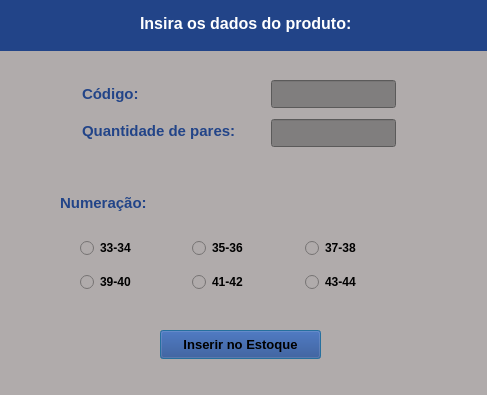
<?xml version="1.0" encoding="UTF-8"?>
<ui version="4.0">
 <class>inserir_produtos</class>
 <widget class="QDialog" name="inserir_produtos">
  <property name="geometry">
   <rect>
    <x>0</x>
    <y>0</y>
    <width>487</width>
    <height>395</height>
   </rect>
  </property>
  <property name="minimumSize">
   <size>
    <width>487</width>
    <height>395</height>
   </size>
  </property>
  <property name="maximumSize">
   <size>
    <width>487</width>
    <height>395</height>
   </size>
  </property>
  <property name="windowTitle">
   <string>Inserir Produtos no Estoque</string>
  </property>
  <property name="styleSheet">
   <string notr="true">background-color:#b0abab</string>
  </property>
  <widget class="QLabel" name="label_cod_inseprod">
   <property name="geometry">
    <rect>
     <x>82</x>
     <y>82</y>
     <width>180</width>
     <height>24</height>
    </rect>
   </property>
   <property name="font">
    <font>
     <pointsize>11</pointsize>
     <bold>true</bold>
    </font>
   </property>
   <property name="styleSheet">
    <string notr="true">color: #248;</string>
   </property>
   <property name="text">
    <string>Código:</string>
   </property>
  </widget>
  <widget class="QLineEdit" name="line_cod_inserprod">
   <property name="geometry">
    <rect>
     <x>271</x>
     <y>80</y>
     <width>125</width>
     <height>28</height>
    </rect>
   </property>
   <property name="styleSheet">
    <string notr="true">background:#807e7e</string>
   </property>
  </widget>
  <widget class="QLabel" name="label_qtdpares_insprod">
   <property name="geometry">
    <rect>
     <x>82</x>
     <y>119</y>
     <width>182</width>
     <height>24</height>
    </rect>
   </property>
   <property name="font">
    <font>
     <pointsize>11</pointsize>
     <bold>true</bold>
    </font>
   </property>
   <property name="styleSheet">
    <string notr="true">color: #248;</string>
   </property>
   <property name="text">
    <string>Quantidade de pares:</string>
   </property>
  </widget>
  <widget class="QLineEdit" name="line_qtdpares_inseprod">
   <property name="geometry">
    <rect>
     <x>271</x>
     <y>119</y>
     <width>125</width>
     <height>28</height>
    </rect>
   </property>
   <property name="styleSheet">
    <string notr="true">background:#807e7e</string>
   </property>
  </widget>
  <widget class="QPushButton" name="btn_insere_estoque">
   <property name="geometry">
    <rect>
     <x>160</x>
     <y>330</y>
     <width>161</width>
     <height>29</height>
    </rect>
   </property>
   <property name="font">
    <font>
     <pointsize>10</pointsize>
     <bold>true</bold>
    </font>
   </property>
   <property name="styleSheet">
    <string notr="true">background-color: #248;
</string>
   </property>
   <property name="text">
    <string>Inserir no Estoque</string>
   </property>
  </widget>
  <widget class="QWidget" name="widget_2" native="true">
   <property name="geometry">
    <rect>
     <x>0</x>
     <y>-10</y>
     <width>491</width>
     <height>61</height>
    </rect>
   </property>
   <property name="styleSheet">
    <string notr="true">background:#248; 
color: #ffffff;</string>
   </property>
   <widget class="QLabel" name="label_insira_prod_estoque">
    <property name="geometry">
     <rect>
      <x>140</x>
      <y>20</y>
      <width>281</width>
      <height>27</height>
     </rect>
    </property>
    <property name="font">
     <font>
      <pointsize>12</pointsize>
      <bold>true</bold>
     </font>
    </property>
    <property name="styleSheet">
     <string notr="true">color: #white;</string>
    </property>
    <property name="text">
     <string>Insira os dados do produto:</string>
    </property>
   </widget>
  </widget>
  <widget class="QLabel" name="label_numeracoes">
   <property name="geometry">
    <rect>
     <x>31</x>
     <y>191</y>
     <width>146</width>
     <height>24</height>
    </rect>
   </property>
   <property name="font">
    <font>
     <pointsize>11</pointsize>
     <bold>true</bold>
    </font>
   </property>
   <property name="styleSheet">
    <string notr="true">color: #248;</string>
   </property>
   <property name="text">
    <string>       Numeração:</string>
   </property>
  </widget>
  <widget class="QWidget" name="">
   <property name="geometry">
    <rect>
     <x>80</x>
     <y>230</y>
     <width>331</width>
     <height>71</height>
    </rect>
   </property>
   <layout class="QVBoxLayout" name="verticalLayout">
    <item>
     <layout class="QHBoxLayout" name="horizontalLayout">
      <item>
       <widget class="QRadioButton" name="radio_33_34">
        <property name="font">
         <font>
          <bold>true</bold>
         </font>
        </property>
        <property name="styleSheet">
         <string notr="true">color:#000;</string>
        </property>
        <property name="text">
         <string>33-34</string>
        </property>
       </widget>
      </item>
      <item>
       <widget class="QRadioButton" name="radio_35_36">
        <property name="font">
         <font>
          <bold>true</bold>
         </font>
        </property>
        <property name="styleSheet">
         <string notr="true">color:#000;</string>
        </property>
        <property name="text">
         <string>35-36</string>
        </property>
       </widget>
      </item>
      <item>
       <widget class="QRadioButton" name="radio_37_38">
        <property name="font">
         <font>
          <bold>true</bold>
         </font>
        </property>
        <property name="styleSheet">
         <string notr="true">color:#000;</string>
        </property>
        <property name="text">
         <string>37-38</string>
        </property>
       </widget>
      </item>
     </layout>
    </item>
    <item>
     <layout class="QHBoxLayout" name="horizontalLayout_2">
      <item>
       <widget class="QRadioButton" name="radio_39_40">
        <property name="font">
         <font>
          <bold>true</bold>
         </font>
        </property>
        <property name="styleSheet">
         <string notr="true">color:#000;</string>
        </property>
        <property name="text">
         <string>39-40</string>
        </property>
       </widget>
      </item>
      <item>
       <widget class="QRadioButton" name="radio_41_42">
        <property name="font">
         <font>
          <bold>true</bold>
         </font>
        </property>
        <property name="styleSheet">
         <string notr="true">color:#000;</string>
        </property>
        <property name="text">
         <string>41-42</string>
        </property>
       </widget>
      </item>
      <item>
       <widget class="QRadioButton" name="radio_43_44">
        <property name="font">
         <font>
          <bold>true</bold>
         </font>
        </property>
        <property name="styleSheet">
         <string notr="true">color:#000;</string>
        </property>
        <property name="text">
         <string>43-44</string>
        </property>
       </widget>
      </item>
     </layout>
    </item>
   </layout>
  </widget>
 </widget>
 <resources/>
 <connections/>
</ui>
